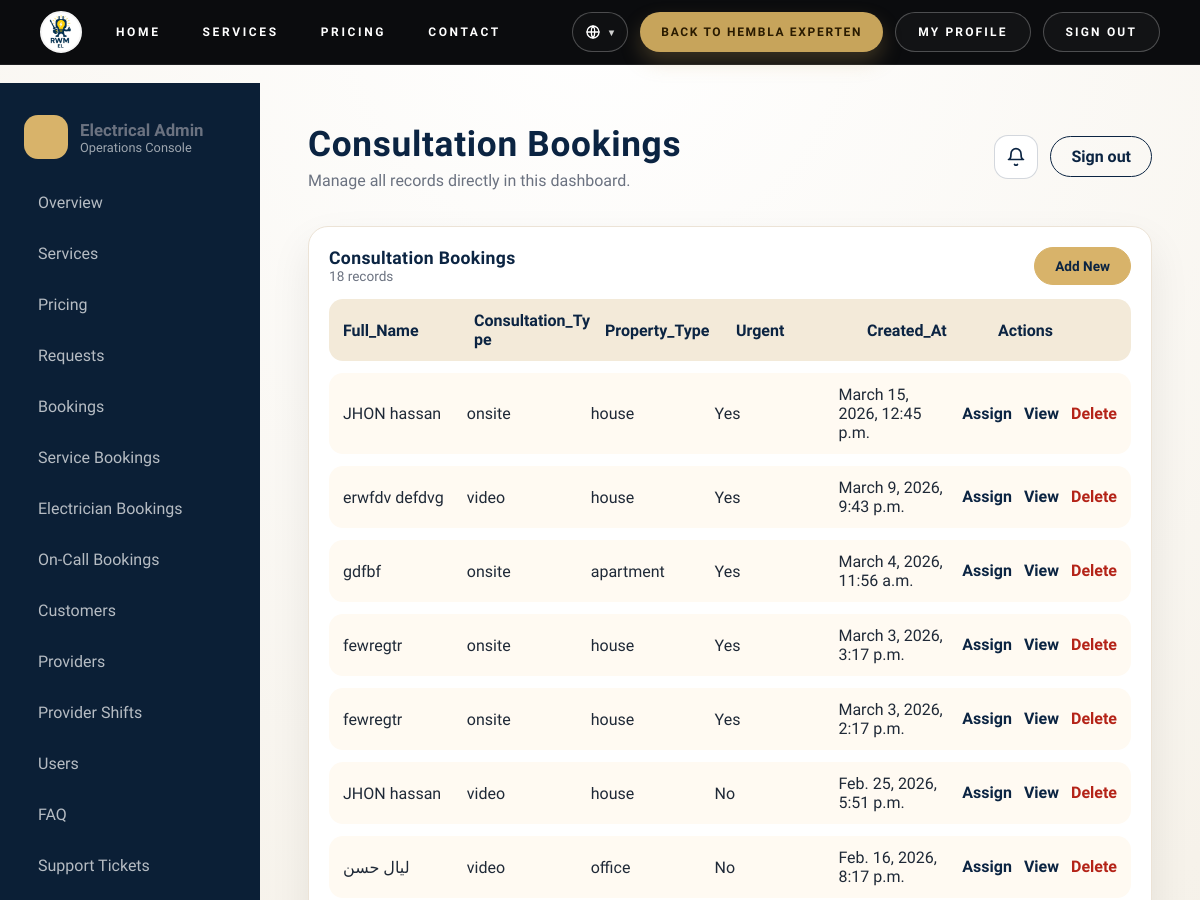
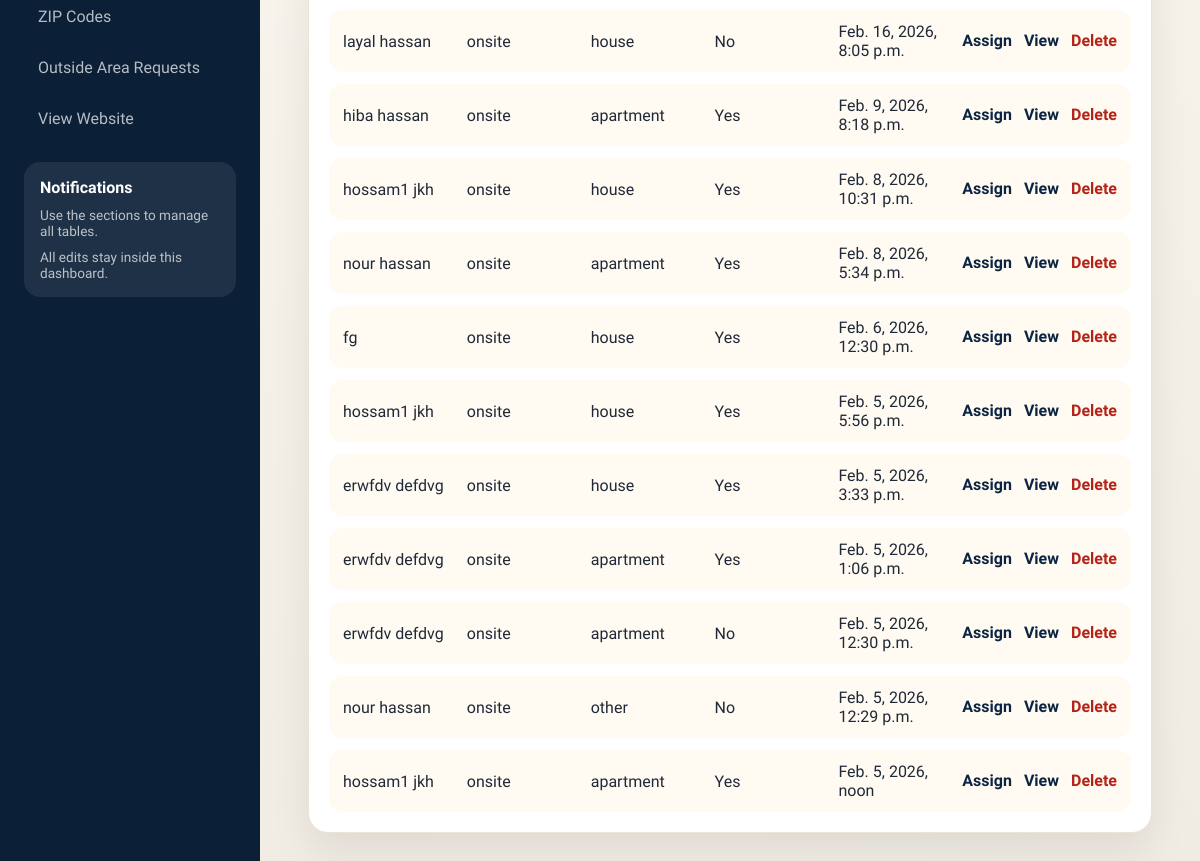
/dashboard/bookings/ (signed in), run on the app's committed database (2 pictures, top to bottom).
### electricity/models.py (models this page shows, shortened)
class ConsultationBooking(models.Model):
    class BookingStatus(models.TextChoices):
        PENDING = "pending", "Pending"
        ASSIGNED = "assigned", "Assigned"
        ON_THE_WAY = "on_the_way", "On the way"
        STARTED = "started", "Started"
        PAUSED = "paused", "Paused"
        RESUMED = "resumed", "Resumed"
        COMPLETED = "completed", "Completed"
        NOT_AVAILABLE = "not_available", "Arrived but customer not available"
        CANCELED = "canceled", "Canceled"
    class ContactType(models.TextChoices):
        PRIVATE = "private", "Private"
        BUSINESS = "business", "Business"
    class TimeWindow(models.TextChoices):
        MORNING = "morning", "Morning"
        MIDDAY = "midday", "Midday"
        AFTERNOON = "afternoon", "Afternoon"
        EVENING = "evening", "Evening"
    consultation_type = models.CharField(max_length=40, blank=True)
    property_type = models.CharField(max_length=40, blank=True)
    property_type_other = models.CharField(max_length=120, blank=True)
    property_size = models.CharField(max_length=40, blank=True)
    year_built = models.CharField(max_length=10, blank=True)
    services = models.JSONField(default=list, blank=True)
    urgent = models.BooleanField(default=False)
    project_description = models.TextField(blank=True)
    photo = models.ImageField(upload_to="electricity/booking/photos/", blank=True, null=True)
    video = models.FileField(upload_to="electricity/booking/videos/", blank=True, null=True)
    document = models.FileField(upload_to="electricity/booking/docs/", blank=True, null=True)
    contact_type = models.CharField(max_length=20, choices=ContactType.choices, blank=True)
    personal_id = models.CharField(max_length=40, blank=True)
    company_name = models.CharField(max_length=160, blank=True)
    organization_number = models.CharField(max_length=40, blank=True)
    company_address = models.CharField(max_length=220, blank=True)
    full_name = models.CharField(max_length=160)
    email = models.EmailField(blank=True)
    phone = models.CharField(max_length=40, blank=True)
    availability_days = models.JSONField(default=list, blank=True)
    time_window = models.CharField(max_length=20, choices=TimeWindow.choices, blank=True)
    preferred_date = models.DateField(blank=True, null=True)
    preferred_time_slot = models.CharField(max_length=60, blank=True)
    assigned_provider = models.ForeignKey(
        "ProviderProfile",
        on_delete=models.SET_NULL,
        null=True,
        blank=True,
        related_name="assigned_bookings",
    )
    status = models.CharField(max_length=20, choices=BookingStatus.choices, default=BookingStatus.PENDING)
    status_updated_at = models.DateTimeField(auto_now=True)
    consultation_price = models.DecimalField(max_digits=10, decimal_places=2, default=0)
    is_first_free = models.BooleanField(default=False)
    created_at = models.DateTimeField(auto_now_add=True)
    class Meta:
        ordering = ["-created_at"]

### electricity/views.py (the view)
# urls.py: path("dashboard/bookings/", views.dashboard_bookings, name="dashboard_bookings"),
@login_required
def dashboard_bookings(request):
    guard = _dashboard_access_or_redirect(request)
    if guard:
        return guard
    items = ConsultationBooking.objects.all().order_by("-created_at")
    return render(
        request,
        "electricity/dashboard/list.html",
        {
            "title": "Consultation Bookings",
            "items": items,
            "fields": ["full_name", "consultation_type", "property_type", "urgent", "created_at"],
            "create_url": "electricity:dashboard_bookings_add",
            "edit_url": "electricity:dashboard_bookings_edit",
            "delete_url": "electricity:dashboard_bookings_delete",
            "assign_url": "electricity:dashboard_bookings_assign",
        },
      )

### electricity/templatetags/electricity_extras.py (called while the page is built)
@register.filter
def display_value(obj, field_name):
    try:
        value = getattr(obj, field_name)
    except Exception:
        return "-"
    display_method = getattr(obj, f"get_{field_name}_display", None)
    if callable(display_method) and not isinstance(value, (list, tuple)):
        display_value_result = display_method()
        return display_value_result or "-"
    if isinstance(value, bool):
        return "Yes" if value else "No"
    if value in (None, "", [], ()):
        return "-"
    if isinstance(value, (list, tuple)):
        return ", ".join(_humanize_field_item(field_name, item) for item in value if item not in (None, "")) or "-"
    return value

### electricity/views.py (called while the page is built)
def _require_dashboard_access(request):
    user = request.user
    if not user.is_authenticated:
        return False
    if user.is_superuser or user.is_staff:
        return True
    return electricity_admin_site.has_permission(request)

def _dashboard_access_or_redirect(request):
    if _require_dashboard_access(request):
        return None
    return redirect("admin:login")

### electricity/templates/electricity/dashboard/list.html
﻿{% extends "electricity/dashboard/base.html" %}
{% load electricity_extras i18n %}
{% block page_title %}{{ title }}{% endblock %}
{% block page_subtitle %}Manage all records directly in this dashboard.{% endblock %}
{% block content %}
<section class="dash-panel dash-panel-wide">
    <div class="panel-header">
        <div>
            <h2>{{ title }}</h2>
            <div class="panel-meta">{{ items|length }} records</div>
        </div>
        <div class="panel-actions">
            <a class="dash-btn primary" href="{% url create_url %}">Add New</a>
        </div>
    </div>
    <div class="panel-table">
        <div class="panel-row panel-row-head">
            {% for field in fields %}
                <span>{{ field|title }}</span>
            {% endfor %}
            <span>Actions</span>
        </div>
        {% for row in items %}
            <div class="panel-row">
                {% for field in fields %}
                    <span>{{ row|display_value:field }}</span>
                {% endfor %}
                <span class="row-actions">
                    {% if assign_url %}
                      <a href="{% url assign_url row.id %}">Assign</a>
                    {% endif %}
                    <a href="{% url edit_url row.id %}?view=1">View</a>
                    <a class="danger" href="{% url delete_url row.id %}">Delete</a>
                </span>
            </div>
        {% empty %}
            <div class="panel-empty">No records yet.</div>
        {% endfor %}
    </div>
</section>
{% endblock %}

### electricity/static/electricity/css/electricity.css (style rules this page uses)
* { box-sizing: border-box; }
h1, h2, h3 { font-family: "Vesper Libre", serif; letter-spacing: 0.02em; margin: 0 0 16px; }
a { color: inherit; text-decoration: none; }

### electricity/static/electricity/css/dashboard.css (style rules this page uses)
:root { --navy: #0b2442; --gold: #d8b36a; --cream: #f8f6f1; --ink: #1f2937; --muted: #6b7280; --card: #ffffff; --line: #ece3d6; --surface: #f9f6f0; --shadow-soft: 0 18px 40px rgba(8, 15, 28, 0.08); --shadow-lift: 0 22px 48px rgba(8, 15, 28, 0.12); }
* { box-sizing: border-box; }
body { margin: 0; font-family: "Sora", sans-serif; color: var(--ink); background: radial-gradient(circle at top, #ffffff 0%, #f6f2ea 55%, #f0ebe3 100%); }
.dash-body { min-height: 100vh; }
.dash-btn { border-radius: 999px; padding: 10px 20px; border: 1px solid var(--navy); text-decoration: none; font-weight: 600; background: transparent; cursor: pointer; }
.dash-btn.primary { background: var(--gold); color: var(--navy); border-color: var(--gold); }
.dash-panel-wide { grid-column: 1 / -1; }
.dash-panel { background: var(--card); border-radius: 20px; border: 1px solid var(--line); padding: 20px; box-shadow: var(--shadow-soft); }
.panel-header { display: flex; justify-content: space-between; align-items: center; margin-bottom: 14px; gap: 12px; }
.panel-header h2 { margin: 0; font-size: 1.1rem; color: var(--navy); }
.panel-meta { color: var(--muted); font-size: 0.85rem; }
.panel-header a { font-size: 0.85rem; color: var(--gold); text-decoration: none; }
.panel-table { display: grid; gap: 12px; overflow-x: auto; }
.panel-row { display: flex; justify-content: space-between; align-items: center; padding: 12px 14px; border-radius: 14px; background: #fffaf2; gap: 12px; min-width: 0; }
.panel-row span { flex: 1 1 0; min-width: 0; overflow-wrap: anywhere; word-break: break-word; }
.panel-row-head span { font-weight: 600; }
.row-actions { display: flex; gap: 12px; align-items: center; flex-wrap: nowrap; white-space: nowrap; }
.row-actions a { text-decoration: none; font-weight: 600; color: var(--navy); line-height: 1; }
.row-actions a.danger { color: #b42318; }
.panel-row span.row-actions { flex: 0 0 auto; }
.panel-row-head { background: #f3ead9; font-weight: 600; color: var(--navy); text-transform: capitalize; }
.panel-actions { display: flex; align-items: center; gap: 12px; }

### electricity/static/electricity/css/global_header.css (style rules this page uses)
:root { --rwmh-height: 64px; --rwmh-item-height: 40px; }
body.electricity-body, body.dash-body { padding-top: var(--rwmh-height); }

### data on the page
ConsultationBooking: fields "JHON hassan" "onsite" "house" "Yes" "March 15, 2026, 12:45 p.m."
ConsultationBooking: fields "erwfdv defdvg" "video" "house" "Yes" "March 9, 2026, 9:43 p.m."
ConsultationBooking: fields "gdfbf" "onsite" "apartment" "Yes" "March 4, 2026, 11:56 a.m."
ConsultationBooking: fields "fewregtr" "onsite" "house" "Yes" "March 3, 2026, 3:17 p.m."
ConsultationBooking: fields "fewregtr" "onsite" "house" "Yes" "March 3, 2026, 2:17 p.m."
ConsultationBooking: fields "JHON hassan" "video" "house" "No" "Feb. 25, 2026, 5:51 p.m."
ConsultationBooking: fields "ليال حسن" "video" "office" "No" "Feb. 16, 2026, 8:17 p.m."
ConsultationBooking: fields "layal hassan" "onsite" "house" "No" "Feb. 16, 2026, 8:05 p.m."
ConsultationBooking: fields "hiba hassan" "onsite" "apartment" "Yes" "Feb. 9, 2026, 8:18 p.m."
ConsultationBooking: fields "hossam1 jkh" "onsite" "house" "Yes" "Feb. 8, 2026, 10:31 p.m."
ConsultationBooking: fields "nour hassan" "onsite" "apartment" "Yes" "Feb. 8, 2026, 5:34 p.m."
ConsultationBooking: fields "fg" "onsite" "house" "Yes" "Feb. 6, 2026, 12:30 p.m."
ConsultationBooking: fields "hossam1 jkh" "onsite" "house" "Yes" "Feb. 5, 2026, 5:56 p.m."
ConsultationBooking: fields "erwfdv defdvg" "onsite" "house" "Yes" "Feb. 5, 2026, 3:33 p.m."
ConsultationBooking: fields "erwfdv defdvg" "onsite" "apartment" "Yes" "Feb. 5, 2026, 1:06 p.m."
ConsultationBooking: fields "erwfdv defdvg" "onsite" "apartment" "No" "Feb. 5, 2026, 12:30 p.m."
ConsultationBooking: fields "nour hassan" "onsite" "other" "No" "Feb. 5, 2026, 12:29 p.m."
ConsultationBooking: fields "hossam1 jkh" "onsite" "apartment" "Yes" "Feb. 5, 2026, noon"

### other printed values
{{ title }} "Consultation Bookings"
{{ items|length }} "18"
{{ field|title }} "Full_Name" "Consultation_Type" "Property_Type" "Urgent" "Created_At"
